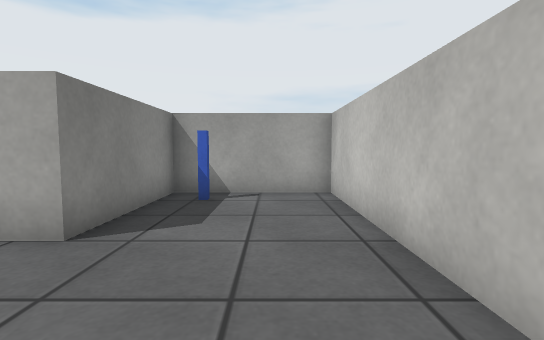
[1] (above)

12 first-person views from a walk through a scene from a Unity 3-D project. The camera is 0.55 m above the floor, tilts 4° down and sees 85° across. The floor is counted in squares, 0.5 m on a side. Each view is taken from the middle of a square. On the plan, view 1 faces up. The plan holds only what a view shows up to about 12 squares ahead; the rest is blank. The place goes on beyond the plan. The player character is not drawn. Surface patterns are stand-ins for the level's own textures.

[2]
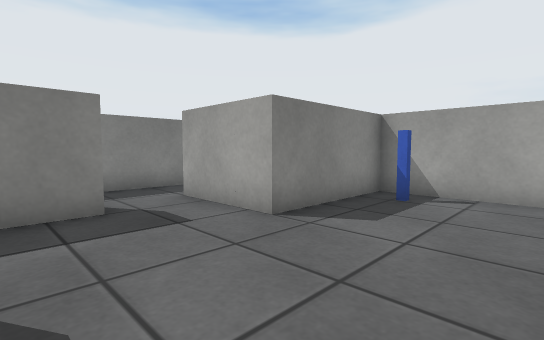

[3]
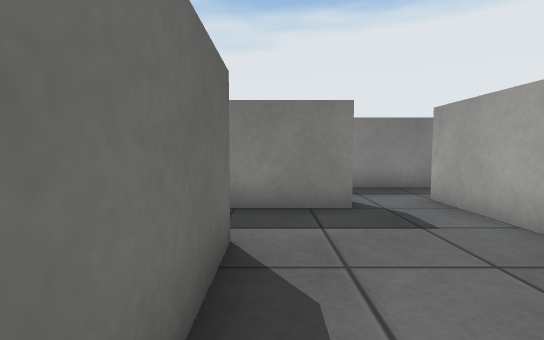

[4]
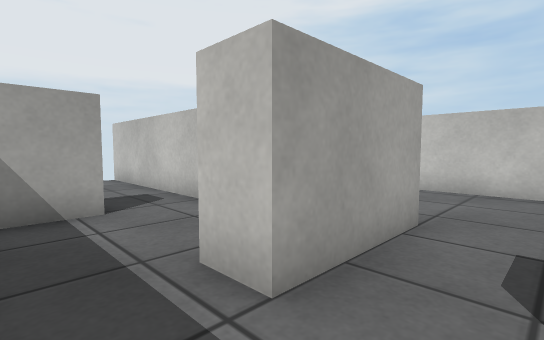

[5]
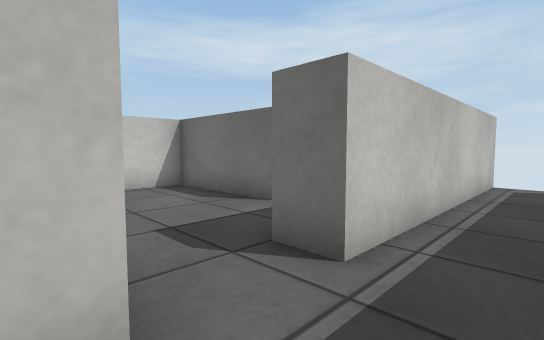

[6]
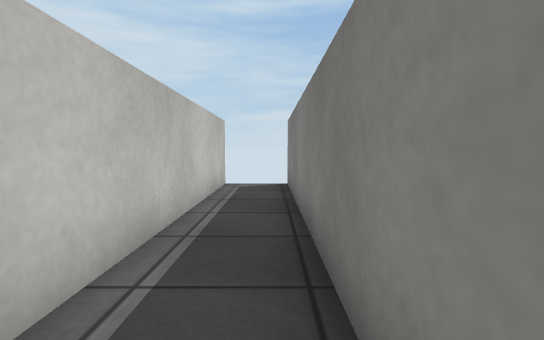

[7]
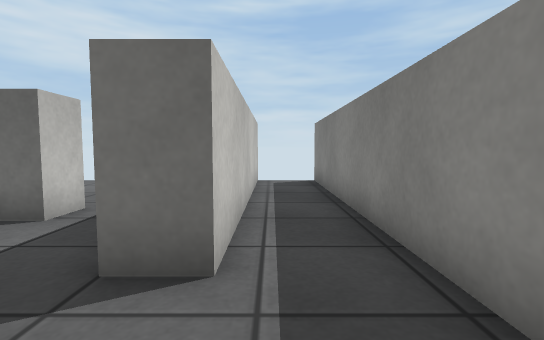

[8]
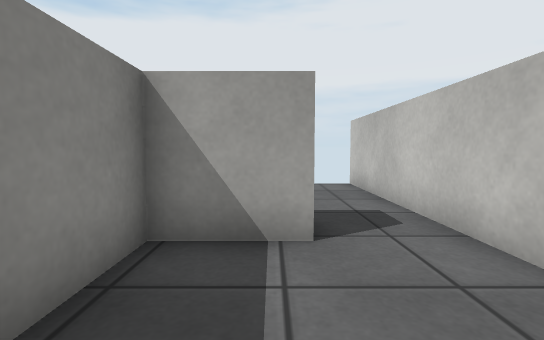

[9]
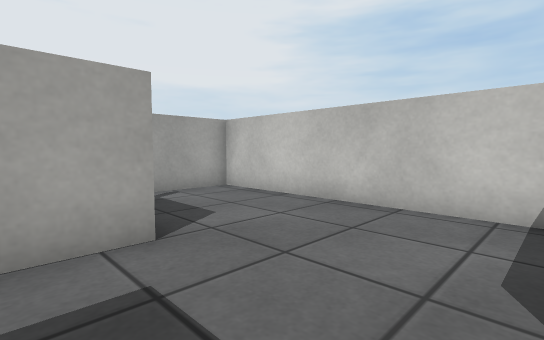

[10]
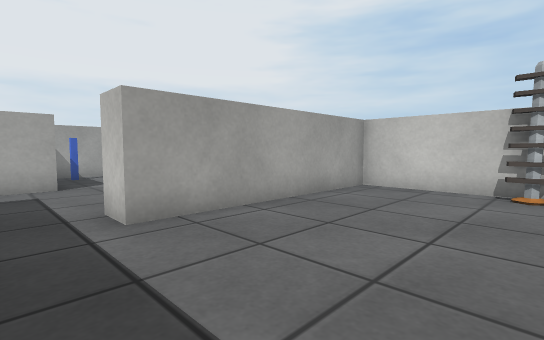

[11]
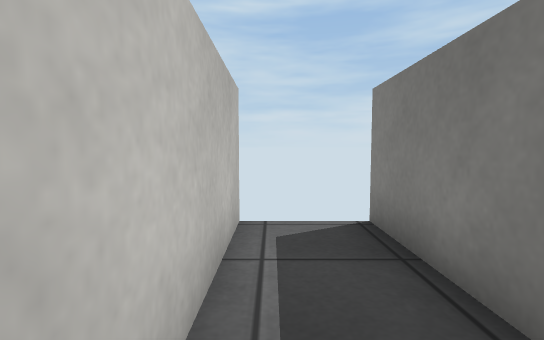

[12]
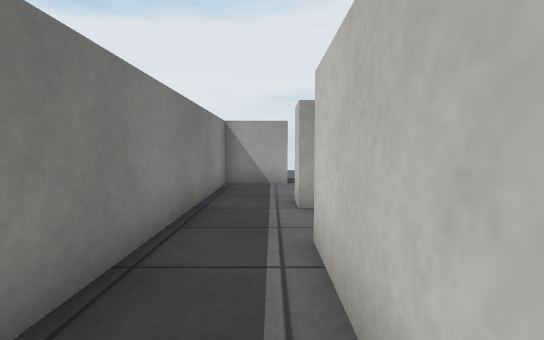

### Floor plan
Ten units are one square. View 1 is at (0, 0); x grows to the right and y downward. Boxes are objects, and circles mark ways between rooms. Rooms are numbered by the first view taken in them; rooms with no view inside come last. Other rooms are left out.
<svg viewBox="-80 -91 130 161">
<path fill="none" stroke="#000" d="M-25 5 15 5 15 -75 -25 -75 -25 -35 -55 -35M-55 -15 -45 -15 -45 9M-75 -35 -75 65M-55 65 -55 -15M-54 -75 -75 -75 -75 -35M-55 -35 -55 -45M-35 -66 -35 -86M45 58 45 15 -25 15 -25 5"/>
<rect x="-25" y="-75" width="20" height="20" fill="#bbb"><title>blue pole</title></rect>
<rect x="35" y="45" width="10" height="20" fill="#bbb"><title>other object</title></rect>
<circle cx="-50" cy="-25" r="3" fill="#2a7"/>
<circle cx="-35" cy="10" r="3" fill="#2a7"/>
<circle cx="-65" cy="-40" r="3" fill="#2a7"/>
<text x="-10" y="-30">1</text>
<text x="-70" y="10">2</text>
<text x="-60" y="-60">3</text>
<text x="0" y="40">4</text>
</svg>
Room 1 opens to room 2. Room 1 opens to room 4. Room 2 opens to room 3.

Where each view was taken, in squares from view 1:
view 1: 0 up, 0 right, facing up
view 2: 0 up, 1 right, facing up-left
view 3: 0 up, 1 right, facing left
view 4: 2 up, 7 left, facing up-right
view 5: 4 up, 7 left, facing down-right
view 6: 3 up, 7 left, facing down
view 7: 4 up, 6 left, facing down
view 8: 4 up, 6 left, facing up
view 9: 0 up, 4 left, facing up-right
view 10: 6 down, 4 left, facing up-right
view 11: 2 down, 6 left, facing down
view 12: 2 down, 6 left, facing up
